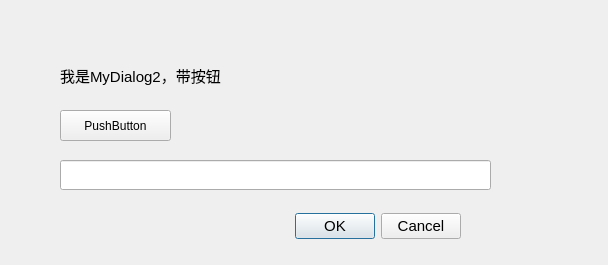
<?xml version="1.0" encoding="UTF-8"?>
<ui version="4.0">
 <class>MyDialog2</class>
 <widget class="QDialog" name="MyDialog2">
  <property name="geometry">
   <rect>
    <x>0</x>
    <y>0</y>
    <width>608</width>
    <height>265</height>
   </rect>
  </property>
  <property name="windowTitle">
   <string>Dialog</string>
  </property>
  <widget class="QDialogButtonBox" name="buttonBox">
   <property name="geometry">
    <rect>
     <x>120</x>
     <y>210</y>
     <width>341</width>
     <height>32</height>
    </rect>
   </property>
   <property name="font">
    <font>
     <pointsize>11</pointsize>
    </font>
   </property>
   <property name="orientation">
    <enum>Qt::Horizontal</enum>
   </property>
   <property name="standardButtons">
    <set>QDialogButtonBox::Cancel|QDialogButtonBox::Ok</set>
   </property>
  </widget>
  <widget class="QLabel" name="label">
   <property name="geometry">
    <rect>
     <x>60</x>
     <y>40</y>
     <width>231</width>
     <height>71</height>
    </rect>
   </property>
   <property name="font">
    <font>
     <pointsize>11</pointsize>
    </font>
   </property>
   <property name="text">
    <string>我是MyDialog2，带按钮</string>
   </property>
  </widget>
  <widget class="QPushButton" name="pushButton">
   <property name="geometry">
    <rect>
     <x>60</x>
     <y>110</y>
     <width>111</width>
     <height>31</height>
    </rect>
   </property>
   <property name="text">
    <string>PushButton</string>
   </property>
  </widget>
  <widget class="QLineEdit" name="lineEdit">
   <property name="geometry">
    <rect>
     <x>60</x>
     <y>160</y>
     <width>431</width>
     <height>30</height>
    </rect>
   </property>
   <property name="font">
    <font>
     <pointsize>11</pointsize>
    </font>
   </property>
  </widget>
 </widget>
 <resources/>
 <connections>
  <connection>
   <sender>buttonBox</sender>
   <signal>accepted()</signal>
   <receiver>MyDialog2</receiver>
   <slot>accept()</slot>
   <hints>
    <hint type="sourcelabel">
     <x>248</x>
     <y>254</y>
    </hint>
    <hint type="destinationlabel">
     <x>157</x>
     <y>274</y>
    </hint>
   </hints>
  </connection>
  <connection>
   <sender>buttonBox</sender>
   <signal>rejected()</signal>
   <receiver>MyDialog2</receiver>
   <slot>reject()</slot>
   <hints>
    <hint type="sourcelabel">
     <x>316</x>
     <y>260</y>
    </hint>
    <hint type="destinationlabel">
     <x>286</x>
     <y>274</y>
    </hint>
   </hints>
  </connection>
 </connections>
</ui>
